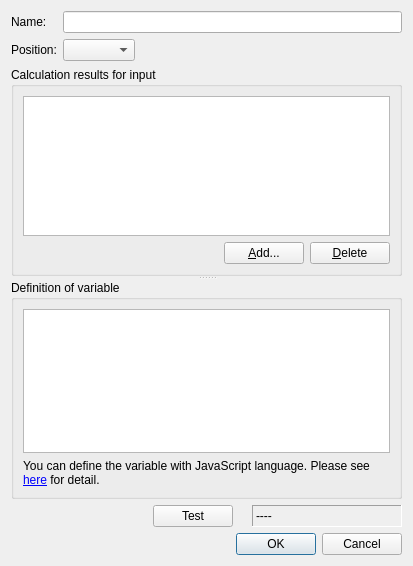
<?xml version="1.0" encoding="UTF-8"?>
<ui version="4.0">
 <class>PostCalculatedResultEditDialog</class>
 <widget class="QDialog" name="PostCalculatedResultEditDialog">
  <property name="geometry">
   <rect>
    <x>0</x>
    <y>0</y>
    <width>413</width>
    <height>566</height>
   </rect>
  </property>
  <property name="windowTitle">
   <string>Edit Simple Operation Result</string>
  </property>
  <layout class="QVBoxLayout" name="verticalLayout_5">
   <item>
    <widget class="QSplitter" name="splitter">
     <property name="orientation">
      <enum>Qt::Vertical</enum>
     </property>
     <widget class="QWidget" name="layoutWidget">
      <layout class="QVBoxLayout" name="verticalLayout_3" stretch="0,1">
       <item>
        <layout class="QGridLayout" name="gridLayout">
         <item row="0" column="0">
          <widget class="QLabel" name="nameLabel">
           <property name="text">
            <string>Name:</string>
           </property>
          </widget>
         </item>
         <item row="0" column="1">
          <widget class="QLineEdit" name="nameEdit"/>
         </item>
         <item row="1" column="0">
          <widget class="QLabel" name="positionLabel">
           <property name="text">
            <string>Position:</string>
           </property>
          </widget>
         </item>
         <item row="1" column="1">
          <layout class="QHBoxLayout" name="horizontalLayout">
           <item>
            <widget class="QComboBox" name="positionComboBox"/>
           </item>
           <item>
            <spacer name="horizontalSpacer">
             <property name="orientation">
              <enum>Qt::Horizontal</enum>
             </property>
             <property name="sizeHint" stdset="0">
              <size>
               <width>40</width>
               <height>20</height>
              </size>
             </property>
            </spacer>
           </item>
          </layout>
         </item>
        </layout>
       </item>
       <item>
        <widget class="QGroupBox" name="groupBox">
         <property name="title">
          <string>Calculation results for input</string>
         </property>
         <layout class="QVBoxLayout" name="verticalLayout">
          <item>
           <widget class="QTableView" name="tableView">
            <property name="editTriggers">
             <set>QAbstractItemView::AllEditTriggers</set>
            </property>
            <property name="selectionMode">
             <enum>QAbstractItemView::SingleSelection</enum>
            </property>
            <property name="selectionBehavior">
             <enum>QAbstractItemView::SelectRows</enum>
            </property>
            <attribute name="verticalHeaderDefaultSectionSize">
             <number>22</number>
            </attribute>
            <attribute name="verticalHeaderMinimumSectionSize">
             <number>20</number>
            </attribute>
           </widget>
          </item>
          <item>
           <layout class="QHBoxLayout" name="horizontalLayout_2">
            <item>
             <spacer name="horizontalSpacer_2">
              <property name="orientation">
               <enum>Qt::Horizontal</enum>
              </property>
              <property name="sizeHint" stdset="0">
               <size>
                <width>40</width>
                <height>20</height>
               </size>
              </property>
             </spacer>
            </item>
            <item>
             <widget class="QPushButton" name="addButton">
              <property name="text">
               <string>&amp;Add...</string>
              </property>
             </widget>
            </item>
            <item>
             <widget class="QPushButton" name="deleteButton">
              <property name="text">
               <string>&amp;Delete</string>
              </property>
             </widget>
            </item>
           </layout>
          </item>
         </layout>
        </widget>
       </item>
      </layout>
     </widget>
     <widget class="QWidget" name="layoutWidget">
      <layout class="QVBoxLayout" name="verticalLayout_4">
       <item>
        <widget class="QGroupBox" name="variableGroupBox">
         <property name="title">
          <string>Definition of variable</string>
         </property>
         <layout class="QVBoxLayout" name="verticalLayout_2">
          <item>
           <widget class="QPlainTextEdit" name="scriptEdit">
            <property name="font">
             <font>
              <family>ＭＳ ゴシック</family>
              <pointsize>9</pointsize>
             </font>
            </property>
           </widget>
          </item>
          <item>
           <widget class="QLabel" name="definitionHelpLabel">
            <property name="text">
             <string>&lt;html&gt;&lt;head/&gt;&lt;body&gt;&lt;p&gt;You can define the variable with JavaScript language. Please see &lt;a href=&quot;http://iric-gui-user-manual.readthedocs.io/en/latest/03/07_calc_result.html#manage-simple-operation-results-m&quot;&gt;&lt;span style=&quot; text-decoration: underline; color:#0000ff;&quot;&gt;here&lt;/span&gt;&lt;/a&gt; for detail.&lt;/p&gt;&lt;/body&gt;&lt;/html&gt;</string>
            </property>
            <property name="wordWrap">
             <bool>true</bool>
            </property>
            <property name="openExternalLinks">
             <bool>true</bool>
            </property>
           </widget>
          </item>
         </layout>
        </widget>
       </item>
       <item>
        <layout class="QHBoxLayout" name="horizontalLayout_3">
         <item>
          <spacer name="horizontalSpacer_3">
           <property name="orientation">
            <enum>Qt::Horizontal</enum>
           </property>
           <property name="sizeHint" stdset="0">
            <size>
             <width>40</width>
             <height>20</height>
            </size>
           </property>
          </spacer>
         </item>
         <item>
          <widget class="QPushButton" name="testButton">
           <property name="text">
            <string>Test</string>
           </property>
          </widget>
         </item>
         <item>
          <widget class="TooltipLabel" name="testHelpLabel">
           <property name="toolTip">
            <string>&lt;html&gt;&lt;head/&gt;&lt;body&gt;&lt;p&gt;You can test the definition by clicking this. If error occurs while parsing the definition, the error message is shown. When the definition is parsed successfully, the value calculated using the &amp;quot;Value for testing&amp;quot; for each input is shown.&lt;/p&gt;&lt;/body&gt;&lt;/html&gt;</string>
           </property>
           <property name="text">
            <string/>
           </property>
           <property name="pixmap">
            <pixmap resource="../../guibase/guibase.qrc">:/libs/guibase/images/iconQuestion.svg</pixmap>
           </property>
          </widget>
         </item>
         <item>
          <widget class="QLabel" name="testResultLabel">
           <property name="minimumSize">
            <size>
             <width>150</width>
             <height>0</height>
            </size>
           </property>
           <property name="frameShape">
            <enum>QFrame::Panel</enum>
           </property>
           <property name="frameShadow">
            <enum>QFrame::Sunken</enum>
           </property>
           <property name="text">
            <string>----</string>
           </property>
          </widget>
         </item>
        </layout>
       </item>
      </layout>
     </widget>
    </widget>
   </item>
   <item>
    <widget class="QDialogButtonBox" name="buttonBox">
     <property name="orientation">
      <enum>Qt::Horizontal</enum>
     </property>
     <property name="standardButtons">
      <set>QDialogButtonBox::Cancel|QDialogButtonBox::Ok</set>
     </property>
    </widget>
   </item>
  </layout>
 </widget>
 <customwidgets>
  <customwidget>
   <class>TooltipLabel</class>
   <extends>QLabel</extends>
   <header>guibase/tooltiplabel.h</header>
  </customwidget>
 </customwidgets>
 <resources>
  <include location="../../guibase/guibase.qrc"/>
 </resources>
 <connections>
  <connection>
   <sender>buttonBox</sender>
   <signal>accepted()</signal>
   <receiver>PostCalculatedResultEditDialog</receiver>
   <slot>accept()</slot>
   <hints>
    <hint type="sourcelabel">
     <x>248</x>
     <y>254</y>
    </hint>
    <hint type="destinationlabel">
     <x>157</x>
     <y>274</y>
    </hint>
   </hints>
  </connection>
  <connection>
   <sender>buttonBox</sender>
   <signal>rejected()</signal>
   <receiver>PostCalculatedResultEditDialog</receiver>
   <slot>reject()</slot>
   <hints>
    <hint type="sourcelabel">
     <x>316</x>
     <y>260</y>
    </hint>
    <hint type="destinationlabel">
     <x>286</x>
     <y>274</y>
    </hint>
   </hints>
  </connection>
 </connections>
</ui>
